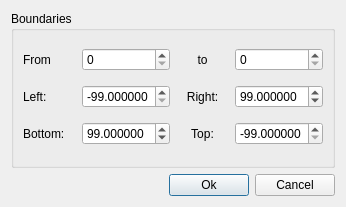
<?xml version="1.0" encoding="UTF-8"?>
<ui version="4.0">
 <class>PluginDialog</class>
 <widget class="QDialog" name="PluginDialog">
  <property name="geometry">
   <rect>
    <x>0</x>
    <y>0</y>
    <width>346</width>
    <height>207</height>
   </rect>
  </property>
  <property name="windowTitle">
   <string>Set boundaries</string>
  </property>
  <layout class="QGridLayout" name="gridLayout_2">
   <item row="1" column="1">
    <widget class="QPushButton" name="okButton">
     <property name="text">
      <string>Ok</string>
     </property>
    </widget>
   </item>
   <item row="1" column="2">
    <widget class="QPushButton" name="cancelButton">
     <property name="text">
      <string>Cancel</string>
     </property>
    </widget>
   </item>
   <item row="1" column="0">
    <spacer name="horizontalSpacer">
     <property name="orientation">
      <enum>Qt::Horizontal</enum>
     </property>
     <property name="sizeHint" stdset="0">
      <size>
       <width>40</width>
       <height>20</height>
      </size>
     </property>
    </spacer>
   </item>
   <item row="0" column="0" colspan="3">
    <widget class="QGroupBox" name="groupBox">
     <property name="title">
      <string>Boundaries</string>
     </property>
     <layout class="QGridLayout" name="gridLayout">
      <item row="0" column="0">
       <widget class="QLabel" name="label_3">
        <property name="text">
         <string>From</string>
        </property>
       </widget>
      </item>
      <item row="0" column="1">
       <widget class="QSpinBox" name="fromBox">
        <property name="prefix">
         <string/>
        </property>
       </widget>
      </item>
      <item row="0" column="2">
       <widget class="QLabel" name="label_4">
        <property name="text">
         <string>to</string>
        </property>
        <property name="alignment">
         <set>Qt::AlignCenter</set>
        </property>
       </widget>
      </item>
      <item row="0" column="3">
       <widget class="QSpinBox" name="toBox"/>
      </item>
      <item row="1" column="0">
       <widget class="QLabel" name="label">
        <property name="text">
         <string>Left:</string>
        </property>
       </widget>
      </item>
      <item row="1" column="1">
       <widget class="QDoubleSpinBox" name="leftBox">
        <property name="decimals">
         <number>6</number>
        </property>
        <property name="minimum">
         <double>-99.000000000000000</double>
        </property>
        <property name="singleStep">
         <double>0.001000000000000</double>
        </property>
        <property name="value">
         <double>-99.000000000000000</double>
        </property>
       </widget>
      </item>
      <item row="1" column="2">
       <widget class="QLabel" name="label_2">
        <property name="text">
         <string>Right:</string>
        </property>
        <property name="alignment">
         <set>Qt::AlignCenter</set>
        </property>
       </widget>
      </item>
      <item row="1" column="3">
       <widget class="QDoubleSpinBox" name="rightBox">
        <property name="decimals">
         <number>6</number>
        </property>
        <property name="minimum">
         <double>-99.000000000000000</double>
        </property>
        <property name="singleStep">
         <double>0.001000000000000</double>
        </property>
        <property name="value">
         <double>99.000000000000000</double>
        </property>
       </widget>
      </item>
      <item row="2" column="0">
       <widget class="QLabel" name="label_5">
        <property name="text">
         <string>Bottom:</string>
        </property>
       </widget>
      </item>
      <item row="2" column="1">
       <widget class="QDoubleSpinBox" name="bottomBox">
        <property name="decimals">
         <number>6</number>
        </property>
        <property name="minimum">
         <double>-99.000000000000000</double>
        </property>
        <property name="singleStep">
         <double>0.001000000000000</double>
        </property>
        <property name="value">
         <double>99.000000000000000</double>
        </property>
       </widget>
      </item>
      <item row="2" column="2">
       <widget class="QLabel" name="label_6">
        <property name="text">
         <string>Top:</string>
        </property>
        <property name="alignment">
         <set>Qt::AlignCenter</set>
        </property>
       </widget>
      </item>
      <item row="2" column="3">
       <widget class="QDoubleSpinBox" name="topBox">
        <property name="decimals">
         <number>6</number>
        </property>
        <property name="minimum">
         <double>-99.000000000000000</double>
        </property>
        <property name="singleStep">
         <double>0.001000000000000</double>
        </property>
        <property name="value">
         <double>-99.000000000000000</double>
        </property>
       </widget>
      </item>
     </layout>
    </widget>
   </item>
  </layout>
 </widget>
 <resources/>
 <connections/>
</ui>
